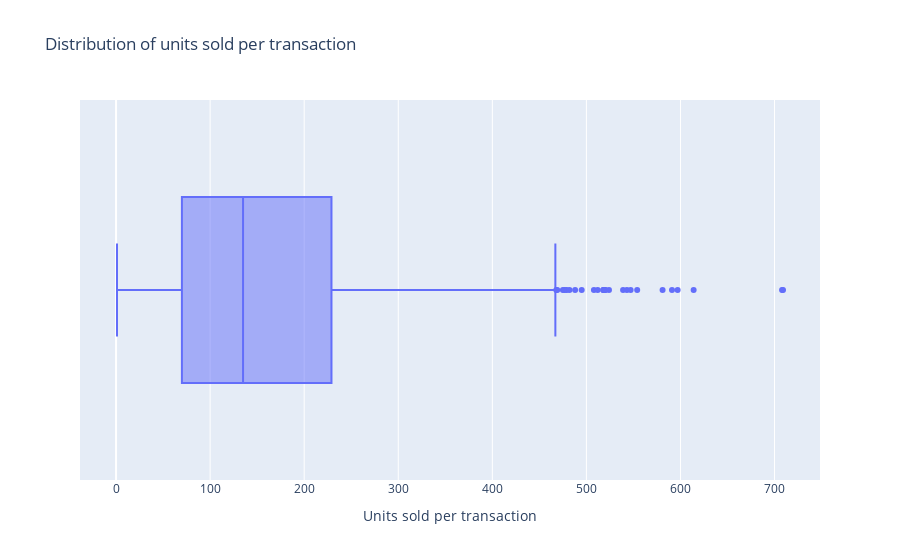

Write notebook code for a chart like this one.
### Code cell
# Box plot visualization
fig = px.box(df_sales, x='units_sold', title='Distribution of units sold per transaction', labels={ 'units_sold':'Units sold per transaction'})
fig.show()

### Figure 1 — Plotly figure (JSON) as saved in the notebook; plotly's stock layout.template omitted (floating-point values rounded to 4 significant figures; data arrays with more than 128 entries replaced by an {"elided": "..."} marker saying what was removed)
{"data": [{"alignmentgroup": "True", "hovertemplate": "Units sold per transaction=%{x}<extra></extra>", "legendgroup": "", "marker": {"color": "#636efa"}, "name": "", "notched": false, "offsetgroup": "", "orientation": "h", "showlegend": false, "type": "box", "x": {"elided": "1094 int values"}, "x0": " ", "xaxis": "x", "y0": " ", "yaxis": "y"}], "layout": {"boxmode": "group", "legend": {"tracegroupgap": 0}, "title": {"text": "Distribution of units sold per transaction"}, "xaxis": {"anchor": "y", "domain": [0, 1], "title": {"text": "Units sold per transaction"}}, "yaxis": {"anchor": "x", "domain": [0, 1]}}}
